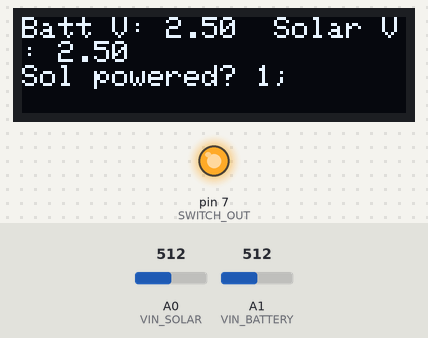
This sketch was run on a simulated Arduino Uno, built with avr-gcc and run on an emulated ATmega328P. On the bench: 128×32 one-colour display, output pins drawn as LEDs (lit = HIGH). The test bench sets the inputs (shaded band); at power-on: A0 (VIN_SOLAR) = 512, A1 (VIN_BATTERY) = 512. What the sketch prints to the serial monitor is not drawn.

Above: at 3.7 s.
3.8 s: A0 (VIN_SOLAR) set to 716
At 4.9 s:
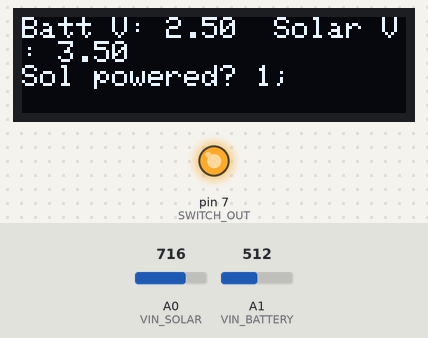
6.1 s: A1 (VIN_BATTERY) set to 709
At 7.0 s:
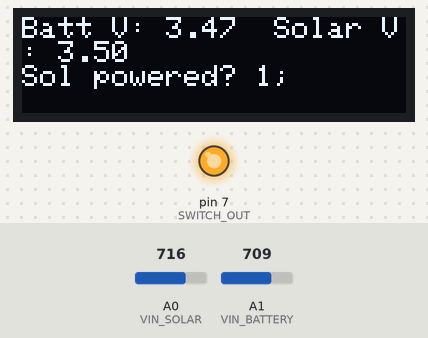
8.2 s: A1 (VIN_BATTERY) set to 724
At 9.9 s:
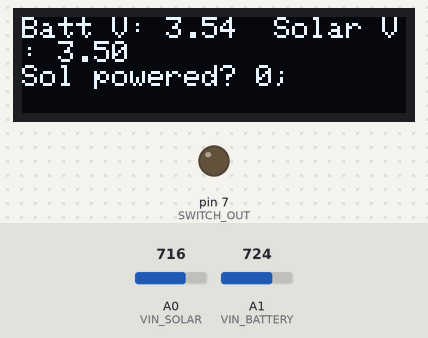
10.2 s: A0 (VIN_SOLAR) set to 731
At 12.0 s:
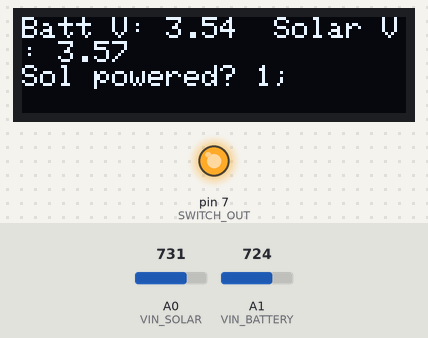
12.3 s: A1 (VIN_BATTERY) set to 716
At 14.1 s:
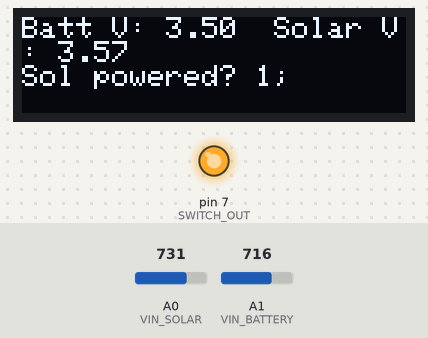
14.4 s: A0 (VIN_SOLAR) set to 900
At 16.4 s:
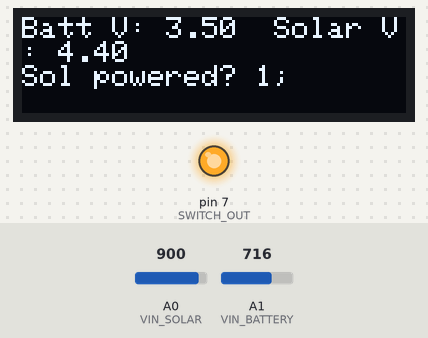
Timing chart, 0 to 17.5 s (numbered marks = the images above; inputs shaded):
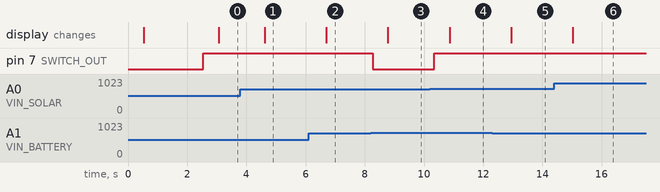

The sketch:

Lab4_SolarCharger_Part2.ino
```cpp
#include <Wire.h>
#include <Adafruit_GFX.h>
#include <Adafruit_SSD1306.h>

#define SCREEN_WIDTH 128 // OLED display width, in pixels
#define SCREEN_HEIGHT 32 // OLED display height, in pixels

#define VIN_BATTERY   A1
#define VIN_SOLAR     A0
#define SWITCH_OUT    7

#define OLED_RESET     -1 // Reset pin # (or -1 if sharing Arduino reset pin)
#define SCREEN_ADDRESS 0x3C ///< See datasheet for Address; 0x3D for 128x64, 0x3C for 128x32
Adafruit_SSD1306 display(SCREEN_WIDTH, SCREEN_HEIGHT, &Wire, OLED_RESET);

const float THRESH_V = 2.5;
const uint16_t THRESH_ADC = (u16)(THRESH_V * 1023) / 5.0;
const float FULL_BATT_CHARGE_VOLTAGE = 4.0;

bool gPoweredBySolar = false;
uint16_t gBatteryIn = 0;
uint16_t gSolarIn = 0;
float gBattVoltage = 0;
float gSolarVoltage = 0;


void setup() {
  Serial.begin(115200);

  delay(500);

  // SSD1306_SWITCHCAPVCC = generate display voltage from 3.3V internally
  if(!display.begin(SSD1306_SWITCHCAPVCC, SCREEN_ADDRESS)) {
    Serial.println(F("SSD1306 allocation failed"));
    for(;;); // Don't proceed, loop forever
  }

  delay(2000); // Pause for 2 seconds
  display.clearDisplay();
  display.display();


  pinMode(VIN_BATTERY, INPUT);
  pinMode(VIN_SOLAR, INPUT);
  pinMode(SWITCH_OUT, OUTPUT);


}

void updateScreen(){

  display.clearDisplay();
  display.setTextSize(1);


}

void loop() {
  gSolarIn = analogRead(VIN_SOLAR);
  gBatteryIn = analogRead(VIN_BATTERY);
  gSolarVoltage = (gSolarIn * 5.0) / 1023;
  gBattVoltage = (gBatteryIn * 5.0) / 1023;

  // Powered by battery if battery voltage is greater than 4.8V
  if((gBattVoltage > FULL_BATT_CHARGE_VOLTAGE) || (gBattVoltage > gSolarVoltage)){
    digitalWrite(SWITCH_OUT, LOW);
    gPoweredBySolar = false;

  }else{
    digitalWrite(SWITCH_OUT, HIGH);
    gPoweredBySolar = true;
  }

  Serial.print("Solar voltage: ");
  Serial.print(gSolarVoltage);
  Serial.print("     Battery voltage: ");
  Serial.print(gBattVoltage);
  Serial.print("     Powered by Solar?: ");
  Serial.println(gPoweredBySolar);

  delay(500);
  oled_show_power_status();
}


void oled_show_power_status()
{
  display.clearDisplay();

  display.setTextSize(1);
  display.setTextColor(SSD1306_WHITE);

  // Line 1
  display.setCursor(0, 0);
  display.print(F("Batt V: "));
  display.print(gBattVoltage, 2);           // 2 decimals; change as you like
  display.print(F("  Solar V: "));
  display.print(gSolarVoltage, 2);

  // Line 2
  display.setCursor(0, 16);
  display.print(F("Sol powered? "));
  display.print(gPoweredBySolar);
  display.print(F(";"));

  display.display();
}
```

Measured:
- the behaviour switches between 716 and 717 on A1 (VIN_BATTERY) (found by bisection; images 2 and 3)
- the behaviour switches between 723 and 724 on A0 (VIN_SOLAR) (found by bisection; images 3 and 4)
- after the input at 3.8 s, the display: changes after 0.82 s (image 1)
- after the input at 6.1 s, the display: changes after 0.60 s (image 2)
- after the input at 8.2 s, pin 7 (SWITCH_OUT): HIGH → LOW after 0.06 s; the display: changes after 0.58 s (image 3)
- after the input at 10.2 s, pin 7 (SWITCH_OUT): LOW → HIGH after 0.14 s; the display: changes after 0.66 s (image 4)
- after the input at 12.3 s, the display: changes after 0.64 s (image 5)
- after the input at 14.4 s, the display: changes after 0.62 s (image 6)
